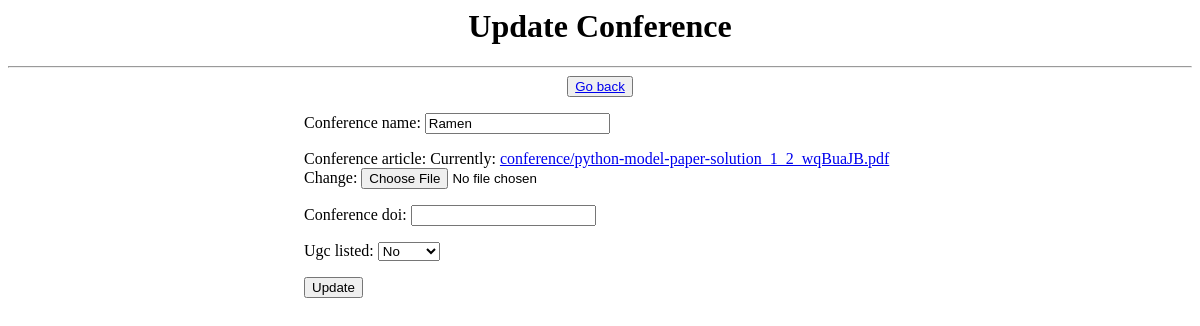
Page /conferences/UIOY4509/update/ on the earlier database version.
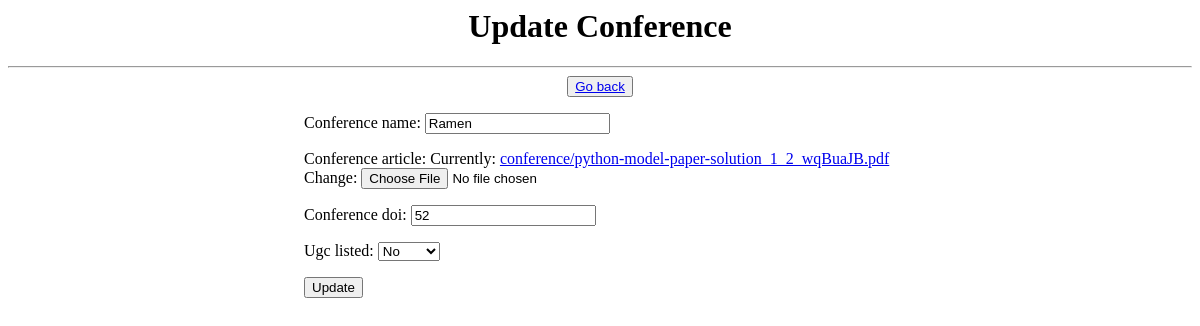
Same page on the later database version.
### CSE/models.py (models this page shows, shortened)
class Conference(models.Model):
    fac_name=models.ForeignKey(Faculty,on_delete=models.CASCADE)
    conference_id = models.CharField(primary_key=True,max_length=100)
    conference_name = models.CharField(max_length=255)
    conference_article = models.FileField(upload_to='conference/',validators=[validate_pdf])
    conference_doi=models.IntegerField(null=True,blank=True)
    ugc=(('Yes','Yes'),('No','No'))
    ugc_listed=models.CharField(max_length=10,choices=ugc)

### CSE/views.py (the view, shortened to what this page needs)
# urls.py: path('conferences/<str:pk>/update/', ConferenceUpdateView.as_view(), name='conference_update'),
class ConferenceUpdateView(UpdateView):
    model = Conference
    fields = [ 'conference_name', 'conference_article', 'conference_doi', 'ugc_listed']
    template_name = 'conferenceupdate.html'
    success_url = reverse_lazy('conferences')
    pk_url_kwarg = 'pk'

### CSE/templates/conferenceupdate.html (shortened to what this page needs)
<div align="center">
    <h1>Update Conference</h1>
    <hr>
    <button><a href="{% url 'conferences' %}">Go back</a></button>
    <form method="post" action="{% url 'conference_update' pk=object.pk %}" autocomplete="off" enctype="multipart/form-data" style="text-align:left; margin:auto; width:50%">
        {{form.as_p}}
        <input type="submit" value="Update">
    </form>
</div>

Differences in the rows shown:
changed Conference "Ramen": conference_doi (not shown) → "52"
